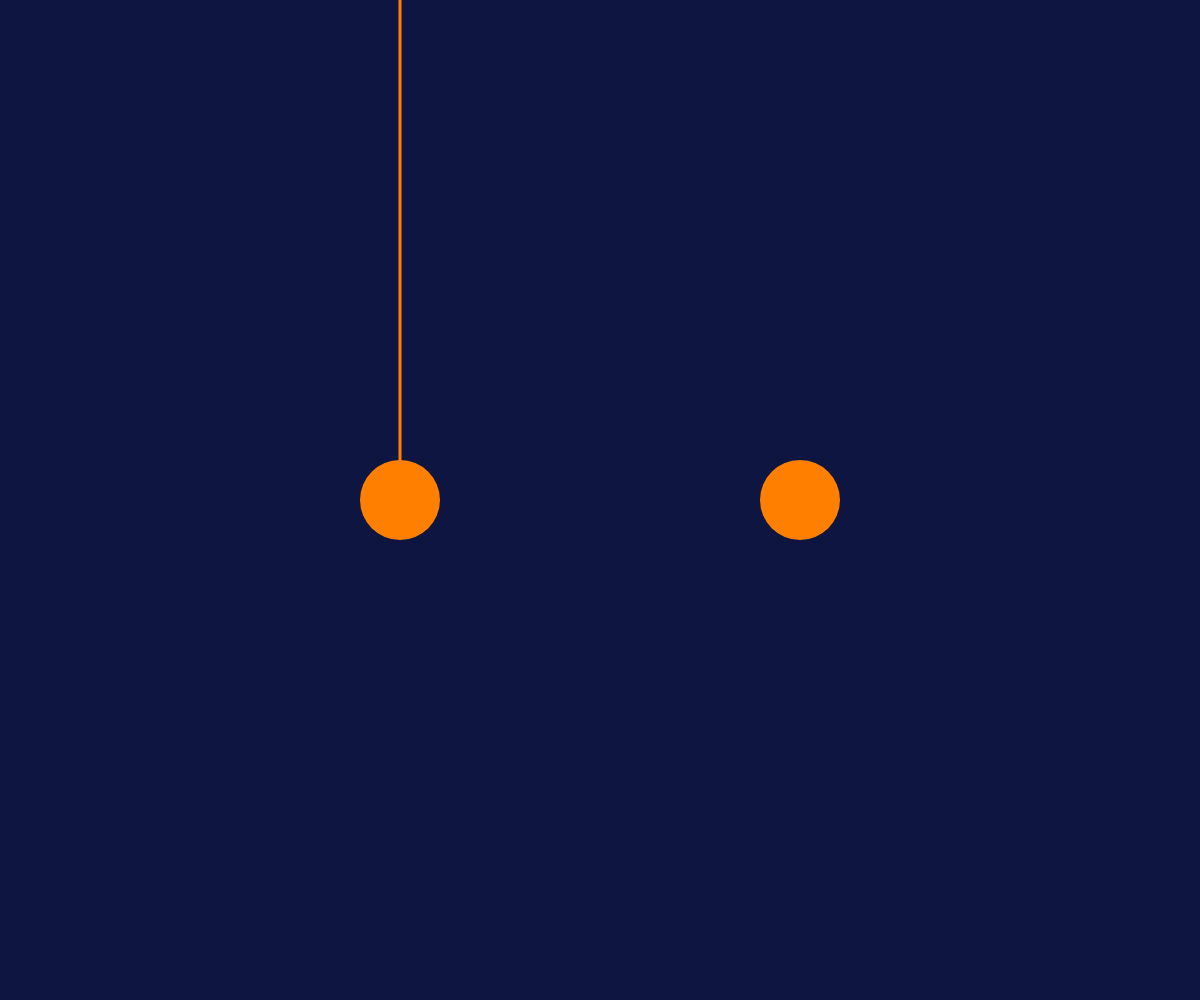
Frame 1 (no input)
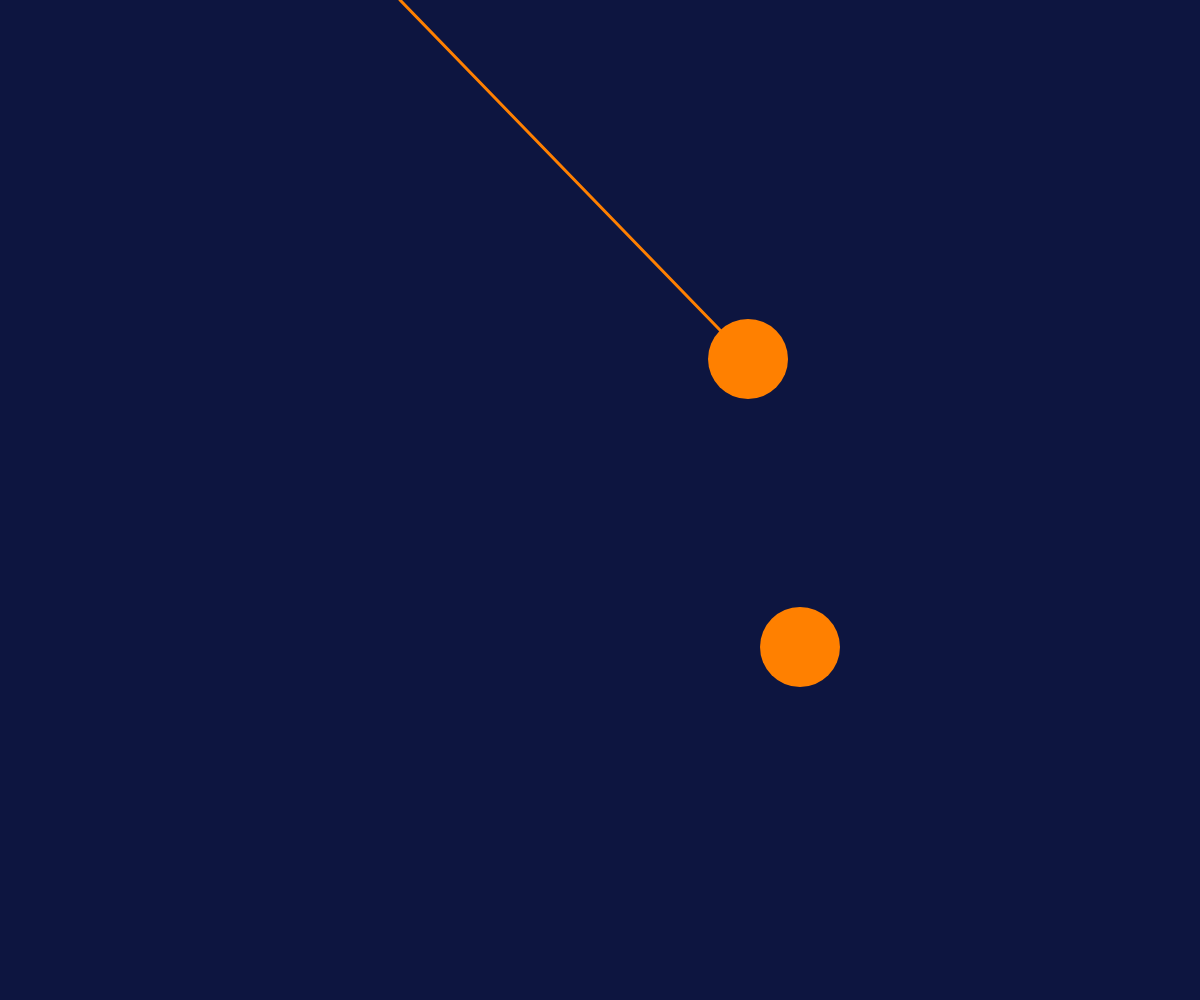
Frame 60 (no input)
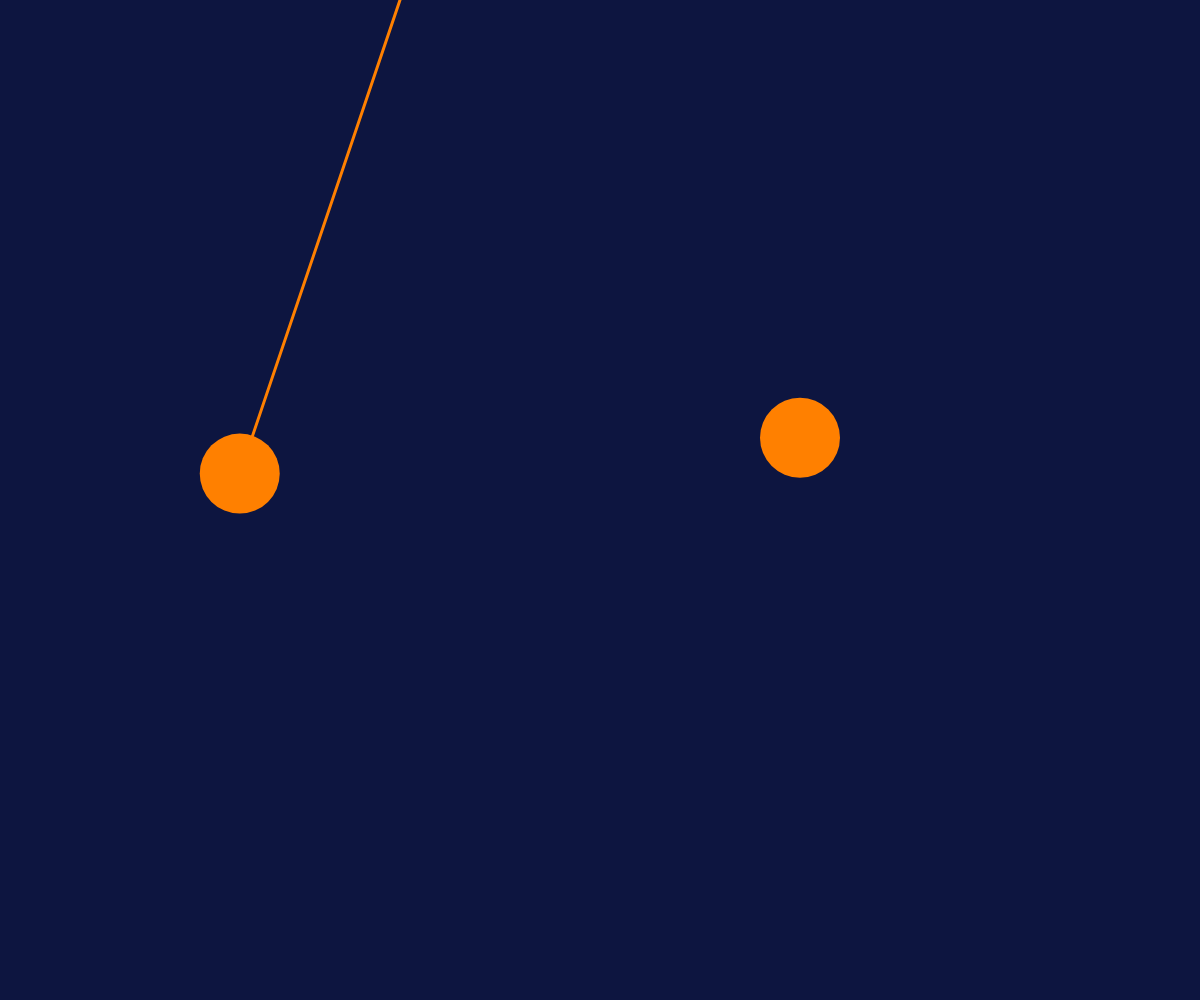
Frame 120 (the mouse pressed at the canvas centre since frame 60)

The p5.js sketch that drew these frames (run headless with seeded random() and noise() and a simulated clock; from frame 60 on, the mouse is pressed at the canvas centre):

// p5.js sketch
// ── sketch.js
let angle = 0;

function setup() {
  createCanvas(windowWidth, windowHeight);
  colorMode(HSB, 360, 100, 100);
}

function draw() {
  background(230, 80, 25);

  let px = width / 3;
  let py = 0;
  let len = height / 2;
  let swing = sin(angle) * PI / 4;
  let bx = px + sin(swing) * len;
  let by = py + cos(swing) * len;
  stroke(30, 100, 100);
  strokeWeight(3);
  line(px, py, bx, by);
  noStroke();
  fill(30, 100, 100);
  circle(bx, by, 80);

  let y = height / 2 + sin(angle) * 150;
  circle(width * 2 / 3, y, 80);

  angle += 0.03;
}

function windowResized() {
  resizeCanvas(windowWidth, windowHeight);
}
